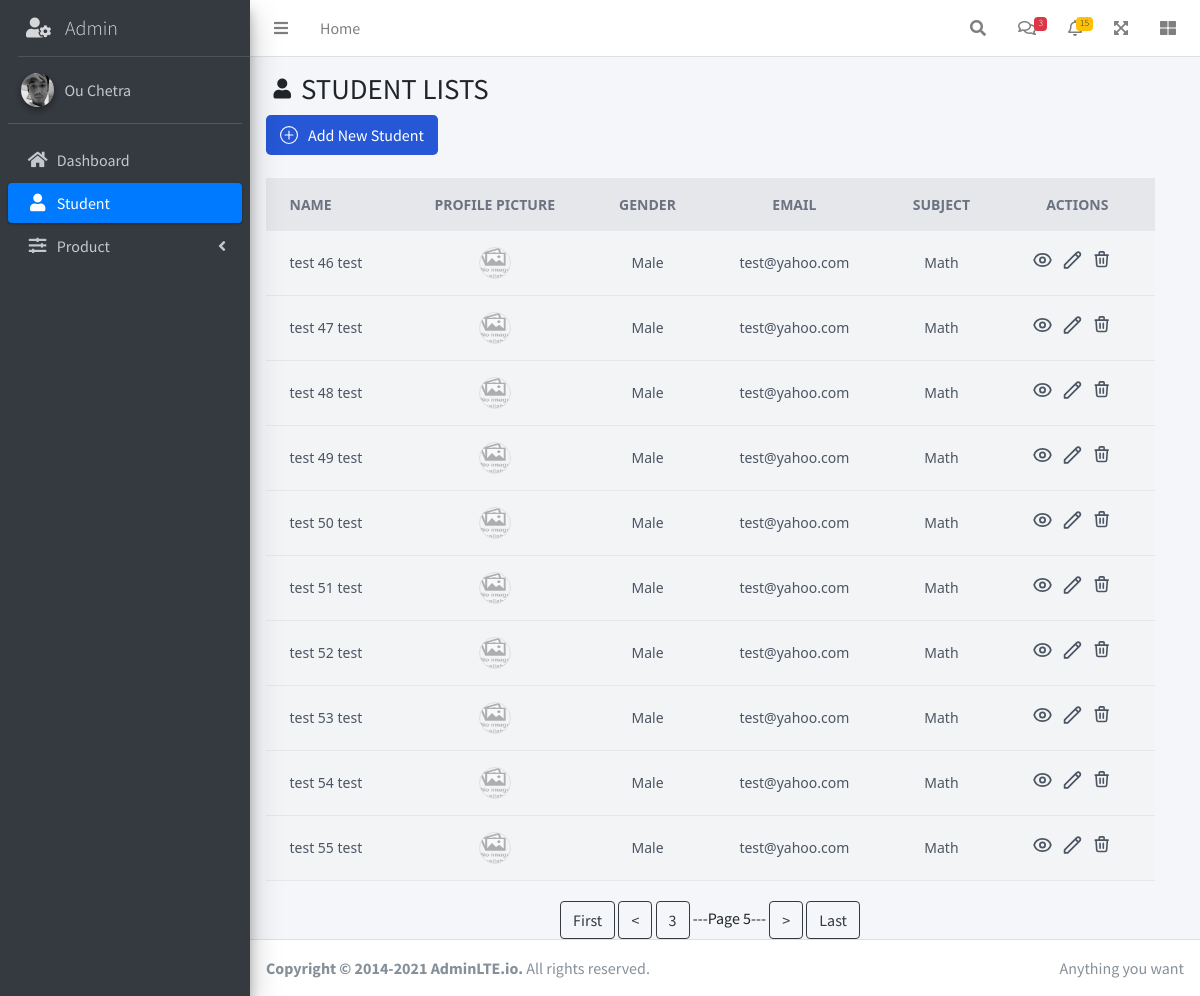
The page /admin/student?page=5 on the database as committed earlier.
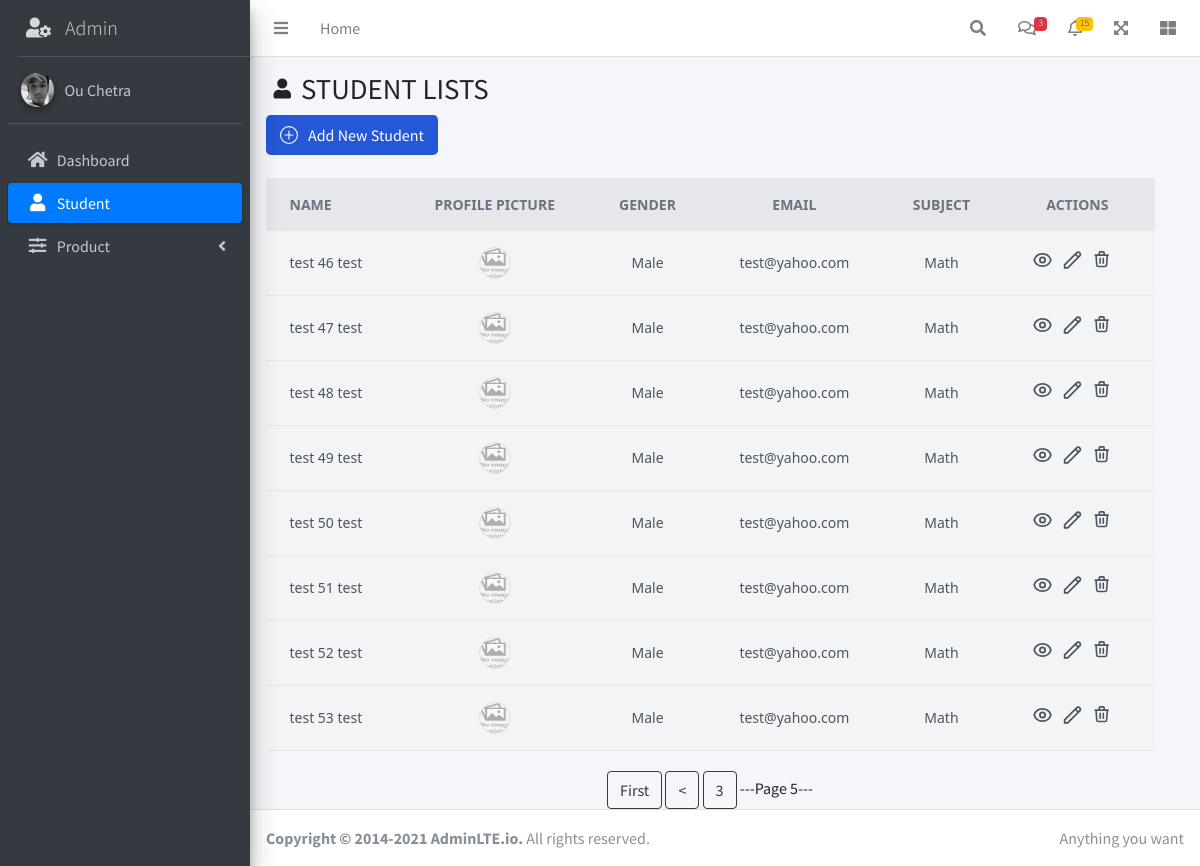
The same page on the database as committed later.
### tables this page shows
CREATE TABLE "students" (
  "sid" INTEGER PRIMARY KEY AUTOINCREMENT,
  "firstName" TEXT NOT NULL,
  "lastName" TEXT NOT NULL,
  "birthday" TEXT NOT NULL,
  "gender" TEXT NOT NULL,
  "email" TEXT NOT NULL,
  "phoneNumber" TEXT NOT NULL,
  "subject" TEXT NOT NULL,
  "image" TEXT DEFAULT default_img
);

### route/student.py (the view)
@students.route('/admin/student')
def student():
    page = request.args.get('page', 1, type=int)
    records_per_page = 10
    offset = (page - 1) * records_per_page
    rows = execute_query("SELECT * FROM students LIMIT ? OFFSET ?", (records_per_page, offset))
    total_records = execute_query("SELECT COUNT(*) FROM students")[0][0]
    total_pages = (total_records // records_per_page) + (total_records % records_per_page > 0)
    return render_template('admin/student/index.html', rows=rows, page=page, total_pages=total_pages)

### config.py (called while the page is built)
def execute_query(query, params=(), database="student_ss34.db", is_insert=False):
    con = sql.connect(database)
    con.row_factory = sql.Row
    cur = con.cursor()
    cur.execute(query, params)
    if is_insert:
        con.commit()
        return
    rows = cur.fetchall()
    return rows

### templates/admin/student/index.html (shortened to what this page needs)
{% extends 'admin/layout_admin.html' %}
{% block main_content %}
    <div class="content-header">
        <div class="container-fluid">
            <div class="row mb-2">
                <div style="display: flex;" class="col-sm-6">
                    <i style="font-size: 20px; margin-top: 7px; margin-right: 10px" class="nav-icon fas fa-user"></i>
                    <h1 class="m-0">STUDENT LISTS</h1>
                </div>
            </div>
        </div>
        <a href="{{ url_for('students.add_student') }}">
            <button type="submit"
                    class="text-white bg-[#2557D6] hover:bg-[#2557D6]/90 focus:ring-4 focus:ring-[#2557D6]/50 focus:outline-none font-medium rounded-lg text-md px-3.5 py-2 text-center inline-flex items-center dark:focus:ring-[#2557D6]/50 mr-2 mb-2">
                Add New Student
            </button>
        </a>
    </div>
    <div class="content" style="padding-right: 30px">
        <div class="container-fluid">
            <div class="row">
                <div class="col-lg-12 lg-12">
                    <div class="overflow-x-auto">
                        <div class="bg-gray-100 flex items-center justify-center bg-gray-100 font-sans overflow-hidden">
                            <div class="w-full lg:w-6/6">
                                <table class="min-w-max w-full table-auto">
                                    <thead>
                                    <tr class="bg-gray-200 text-gray-500 uppercase text-sm leading-normal">
                                        <th class="py-3 px-6 text-left">Name</th>
                                        <th class="py-3 px-6 text-center">Profile Picture</th>
                                        <th class="py-3 px-6 text-center">Gender</th>
                                        <th class="py-3 px-6 text-center">Email</th>
                                        <th class="py-3 px-6 text-center">Subject</th>
                                        <th class="py-3 px-6 text-center">Actions</th>
                                    </tr>
                                    </thead>
                                    {% for item in rows %}
                                        <tbody class="text-gray-600 text-sm font-light">
                                        <tr class="border-b border-gray-200 hover:bg-gray-100">
                                            <td class="py-3 px-6 text-left whitespace-nowrap">
                                                <span class="font-medium">{{ item.firstName }} {{ item.lastName }}</span>
                                            </td>
                                            <td class="py-3 px-6 text-center">
                                                <div class="flex items-center justify-center">
                                                    <img class="w-8 h-8 rounded-full border-gray-200 border transform hover:scale-150"
                                                         src="{{ url_for('static', filename='img/student/' + (item.image if '.' in item.image else item.image + '.jpg')) }}"/>
                                                </div>
                                            </td>
                                            <td class="py-3 px-6 text-center">
                                                <span>{{ item.gender }}</span>
                                            </td>
                                            <td class="py-3 px-6 text-center">
                                                <span>{{ item.email }}</span>
                                            </td>
                                            <td class="py-3 px-6 text-center">
                                                <span>{{ item.subject }}</span>
                                            </td>
                                            <td class="py-3 px-6 text-center">
                                                <div class="flex item-center justify-center">
                                                    <div class="w-5 mr-2.5 transform hover:text-blue-500 hover:scale-110">
                                                        <form method="post" action="/admin/detail_student">
                                                            <button type="submit" title="Details">
                                                            </button>
                                                        </form>
                                                    </div>
                                                    <div class="w-5 mr-2.5 transform hover:text-blue-500 hover:scale-110">
                                                        <form method="post" action="/admin/edit_student">
                                                            <button type="submit" title="Modify">
                                                                <svg xmlns="http://www.w3.org/2000/svg" width=21
                                                                     height=22 fill="none"
                                                                     viewBox="0 0 24 24" stroke="currentColor">
                                                                    <path stroke-linecap="round" stroke-linejoin="round"
                                                                          stroke-width="2"
                                                                          d="M15.232 5.232l3.536 3.536m-2.036-5.036a2.5 2.5 0 113.536 3.536L6.5 21.036H3v-3.572L16.732 3.732z"/>
                                                                </svg>
                                                            </button>
                                                        </form>
                                                    </div>
                                                    <div class="w-5 mr-2.5 transform hover:text-red-500 hover:scale-110">
                                                        <form
                                                                action="{{ url_for('students.delete_student') }}"
                                                                method="post"
                                                        >
                                                            <button type="submit" title="Delete">
                                                                <svg xmlns="http://www.w3.org/2000/svg" width=21
                                                                     height=22 fill="none"
                                                                     viewBox="0 0 26 26"
                                                                     stroke="currentColor">
                                                                    <path stroke-linecap="round" stroke-linejoin="round"
                                                                          stroke-width="2"
                                                                          d="M19 7l-.867 12.142A2 2 0 0116.138 21H7.862a2 2 0 01-1.995-1.858L5 7m5 4v6m4-6v6m1-10V4a1 1 0 00-1-1h-4a1 1 0 00-1 1v3M4 7h16"/>
                                                                </svg>
                                                            </button>
                                                        </form>
                                                    </div>
                                                </div>
                                            </td>
                                        </tr>
                                        </tbody>
                                    {% endfor %}
                                </table>
                            </div>
                        </div>
                    </div>
                </div>
            </div>
        </div>
        <div style="margin-top: 20px" class="text-center">
            {% if page > 1 %}
                <a href="{{ url_for('students.student', page=1) }}" class="btn btn-outline-dark">First</a>
                <a href="{{ url_for('students.student', page=page-1) }}" class="btn btn-outline-dark"><</a>
                {% if page-2 >= 1 %}
                    <a href="{{ url_for('students.student', page=page-2) }}"
                       class="btn btn-outline-dark">{{ page-2 }}</a>
                {% endif %}
            {% endif %}
            <span>---Page {{ page }}---</span>
            {% if page < total_pages %}
                <a href="{{ url_for('students.student', page=page+1) }}" class="btn btn-outline-dark">></a>
                <a href="{{ url_for('students.student', page=total_pages) }}" class="btn btn-outline-dark">Last</a>
            {% endif %}
        </div>
    </div>
{% endblock %}

### templates/admin/layout_admin.html (shortened to what this page needs)
<!DOCTYPE html>
<html lang="en">
<head>
    <link rel="stylesheet" href="../../../static/plugins/fontawesome-free/css/all.min.css">
    <link rel="stylesheet" href="../../../static/css/adminlte.min.css">
    <script src="https://cdn.tailwindcss.com"></script>
</head>
<body class="hold-transition sidebar-mini">
<div class="wrapper">
    <nav class="main-header navbar navbar-expand navbar-white navbar-light">
        <ul class="navbar-nav">
            <li class="nav-item">
                <a class="nav-link" data-widget="pushmenu" href="#" role="button"><i class="fas fa-bars"></i></a>
            </li>
            <li class="nav-item d-none d-sm-inline-block">
                <a href="/" class="nav-link">Home</a>
            </li>
        </ul>
        <ul class="navbar-nav ml-auto">
            <li class="nav-item">
                <a class="nav-link" data-widget="navbar-search" href="#" role="button">
                    <i class="fas fa-search"></i>
                </a>
            </li>
            <li class="nav-item dropdown">
                <a class="nav-link" data-toggle="dropdown" href="#">
                    <i class="far fa-comments"></i>
                    <span class="badge badge-danger navbar-badge">3</span>
                </a>
            </li>
            <li class="nav-item dropdown">
                <a class="nav-link" data-toggle="dropdown" href="#">
                    <i class="far fa-bell"></i>
                    <span class="badge badge-warning navbar-badge">15</span>
                </a>
            </li>
            <li class="nav-item">
                <a class="nav-link" data-widget="fullscreen" href="#" role="button">
                    <i class="fas fa-expand-arrows-alt"></i>
                </a>
            </li>
            <li class="nav-item">
                <a class="nav-link" data-widget="control-sidebar" data-slide="true" href="#" role="button">
                    <i class="fas fa-th-large"></i>
                </a>
            </li>
        </ul>
    </nav>
    <aside class="main-sidebar sidebar-dark-primary elevation-4">
        <a style="margin-left: 18px;" href="/admin" class="brand-link">
            <i style="margin-right: 10px;" class="fas fa-user-cog"></i>
            <span class="brand-text font-weight-light">Admin</span>
        </a>
        <div class="sidebar">
            <div class="user-panel mt-3 pb-3 mb-3 d-flex">
                <div class="image">
                    <img src="../../../static/img/chetra.png" class="img-circle elevation-2" alt="User Image">
                </div>
                <div class="info">
                    <a href="#" class="d-block">Ou Chetra</a>
                </div>
            </div>
            <nav class="mt-2">
                <ul class="nav nav-pills nav-sidebar flex-column" data-widget="treeview" role="menu"
                    data-accordion="false">
                    {% with current_link=request.endpoint %}
                        <li class="nav-item">
                            <a href="{{ url_for('admin') }}"
                               class="nav-link {% if current_link == 'admin' %}active{% endif %}">
                                <i class="nav-icon fas fa-home"></i>
                                <p>
                                    Dashboard
                                </p>
                            </a>
                        </li>
                        <li class="nav-item">
                            <a href="{{ url_for('students.student') }}"
                               class="nav-link
                                {% if
                                current_link == 'students.add_student' or
                                current_link == 'students.detail_student' or
                                current_link == 'students.edit_student' or
                                current_link == 'students.student' %}active{% endif %}">
                                <i class="nav-icon fas fa-user"></i>
                                <p>
                                    Student
                                </p>
                            </a>
                        </li>
                        <li class="nav-item">
                            <a href="#" class="nav-link">
                                <i class="nav-icon fas fa-sliders-h"></i>
                                <p>
                                    Product
                                    <i class="right fas fa-angle-left"></i>
                                </p>
                            </a>
                        </li>
                    {% endwith %}
                </ul>
            </nav>
        </div>
    </aside>
    <div class="content-wrapper">
        <div class="content">
            {% block main_content %}{% endblock %}
        </div>
    </div>
    <footer class="main-footer">
        <div class="float-right d-none d-sm-inline">
            Anything you want
        </div>
        <strong>Copyright &copy; 2014-2021 <a href="https://adminlte.io">AdminLTE.io</a>.</strong> All rights reserved.
    </footer>
</div>
</body>
</html>

Rows that differ between the two databases and show on the page:
removed students: firstName "test 54", lastName "test", image (placeholder picture), gender "Male", email "test@yahoo.com", subject "Math"
removed students: firstName "test 55", lastName "test", image (placeholder picture), gender "Male", email "test@yahoo.com", subject "Math"
Other text that changed with them:
text no longer shown: "> Last"
